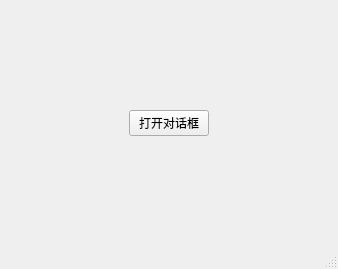
<?xml version="1.0" encoding="UTF-8"?>
<ui version="4.0">
 <class>MainWindow</class>
 <widget class="QMainWindow" name="MainWindow">
  <property name="geometry">
   <rect>
    <x>0</x>
    <y>0</y>
    <width>338</width>
    <height>269</height>
   </rect>
  </property>
  <property name="windowTitle">
   <string>MainWindow</string>
  </property>
  <widget class="QWidget" name="centralwidget">
   <layout class="QGridLayout" name="gridLayout">
    <item row="0" column="1">
     <widget class="QPushButton" name="pushButton">
      <property name="text">
       <string>打开对话框</string>
      </property>
     </widget>
    </item>
    <item row="0" column="0">
     <spacer name="horizontalSpacer">
      <property name="orientation">
       <enum>Qt::Horizontal</enum>
      </property>
      <property name="sizeHint" stdset="0">
       <size>
        <width>40</width>
        <height>20</height>
       </size>
      </property>
     </spacer>
    </item>
    <item row="0" column="2">
     <spacer name="horizontalSpacer_2">
      <property name="orientation">
       <enum>Qt::Horizontal</enum>
      </property>
      <property name="sizeHint" stdset="0">
       <size>
        <width>40</width>
        <height>20</height>
       </size>
      </property>
     </spacer>
    </item>
   </layout>
  </widget>
  <widget class="QMenuBar" name="menubar">
   <property name="geometry">
    <rect>
     <x>0</x>
     <y>0</y>
     <width>338</width>
     <height>24</height>
    </rect>
   </property>
  </widget>
  <widget class="QStatusBar" name="statusbar"/>
 </widget>
 <resources/>
 <connections/>
</ui>
